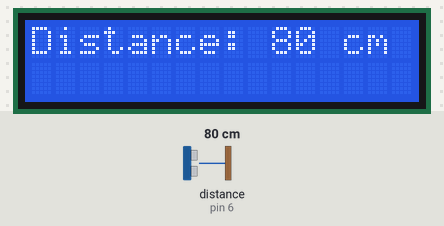
A sketch run on a simulated Arduino Uno, built with avr-gcc and run on an emulated ATmega328P. Parts: 16×2 character LCD. Wiring (inferred from the names in the program): ultrasonic range finder: trigger pin 7; echo pin 6. Inputs (shaded band) come from the test bench; at power-on: distance to the obstacle (sensor on pin 6) 80 cm. The echo pulse lasts 58.3 µs per cm; what the sketch prints to the serial monitor is not drawn.

Above: at 1.2 s.
1.3 s: distance to the obstacle (sensor on pin 6) set to 2 cm
At 2.5 s:
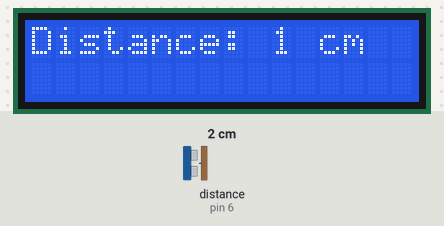
2.8 s: distance to the obstacle (sensor on pin 6) set to 4 cm
At 3.7 s:
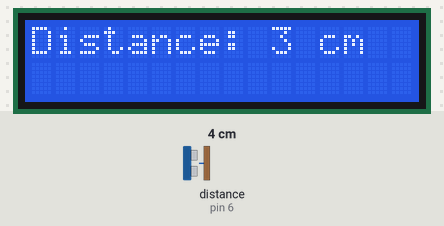
4.3 s: distance to the obstacle (sensor on pin 6) set to 9 cm
At 5.0 s:
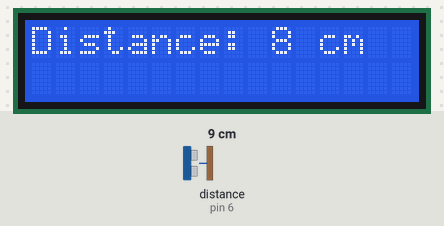
Timing chart, 0 to 7.3 s (numbered marks = the images above; inputs shaded):
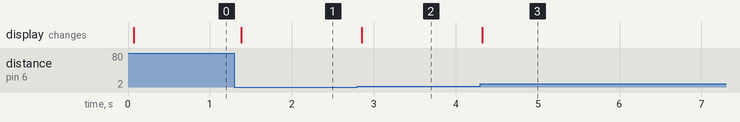

The sketch:

7segment.ino
```cpp
/***********************************************************
File name: 7segmentDisplay.ino
Description: When power supply to the Arduino board, the seven segement display is start showing numeric digits from 0-9.
E-mail: wisdom.valley.ka@gmail.com
Date: 01/04/2024
*************************************************************/
#include <LiquidCrystal.h>

int trig = 7;
int echo = 6;

long timeInMicro;
long distanceInCm;

// Initialize the LCD
LiquidCrystal lcd(12, 11, 5, 4, 3, 2); // LCD pins connected to Arduino

void setup() {
  Serial.begin(9600);
  pinMode(trig, OUTPUT);
  pinMode(echo, INPUT);

  // Set up the LCD's number of columns and rows:
  lcd.begin(16, 2);
}

void loop() {
  digitalWrite(trig, LOW);
  delayMicroseconds(2);
  digitalWrite(trig, HIGH);
  delayMicroseconds(10);
  digitalWrite(trig, LOW);

  timeInMicro = pulseIn(echo, HIGH);
  distanceInCm = ((timeInMicro / 29) / 2);

  Serial.println(distanceInCm);

  // Clear the LCD
  lcd.clear();

  // Print the distance on LCD
  lcd.setCursor(0, 0);
  lcd.print("Distance: ");
  lcd.print(distanceInCm);
  lcd.print(" cm");

  delay(100);
}
```

Measured:
- after the input at 1.3 s, the display: changes after 0.08 s (image 1)
- after the input at 2.8 s, the display: changes after 0.05 s (image 2)
- after the input at 4.3 s, the display: changes at once (image 3)
